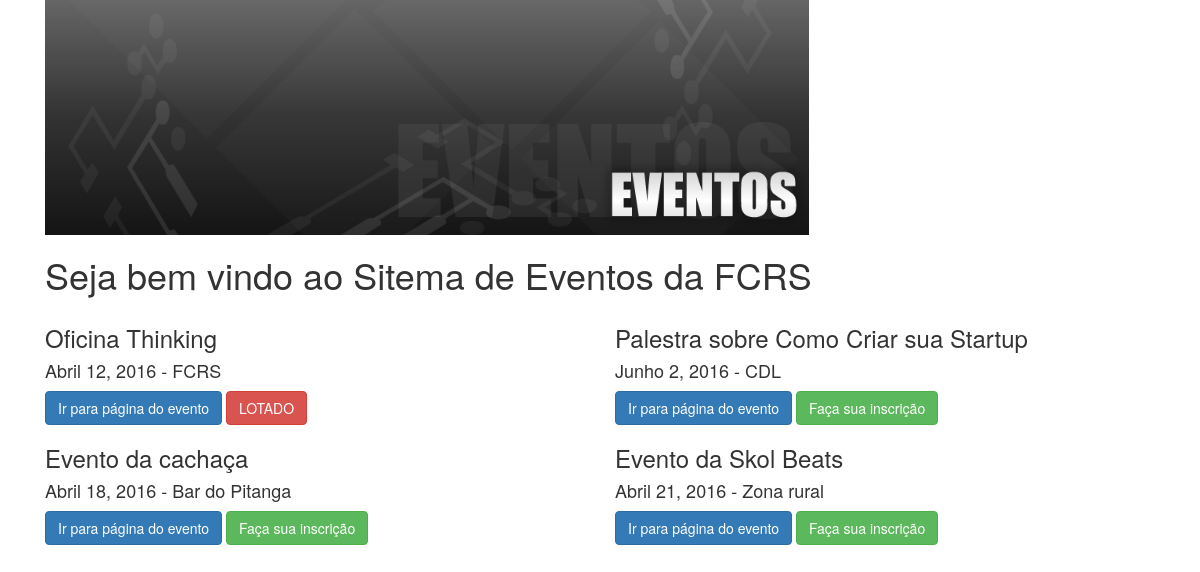
The page /evento/ on the database its author committed.
### evento/models.py (models this page shows, shortened)
@python_2_unicode_compatible
class Evento(models.Model):
    nome = models.CharField(max_length=200)
    data = models.DateField()
    local = models.CharField(max_length=200)
    descricao = models.TextField(blank=True)
    horario = models.TimeField()
    vagas = models.PositiveIntegerField()
    organizador = models.CharField(max_length=200)
    email_organizador = models.EmailField()

### evento/views.py (the view)
def index(request):
    eventos = Evento.objects.all()
    return render(request, 'evento/home.html', {'lista_eventos': eventos})

### evento/templates/evento/home.html (shortened to what this page needs)
{% load staticfiles %}
<!DOCTYPE html>
<html>
  <head>
    <link href="{% static 'evento/css/bootstrap.min.css' %}" rel="stylesheet">
  </head>
  <body>
    <div class="container">
      <div class="col-md-12" id="top">
        <img src="{% static 'evento/img/imgevento.jpg' %}" height="235" alt="" />
        <h1>Seja bem vindo ao Sitema de Eventos da FCRS</h1>
      </div>
      {% for evento in lista_eventos %}
        <div class="col-md-6">
          <h3>{{evento.nome}}</h3>
          <h4>{{evento.data}} - {{evento.local}}</h4>
          <a href="{% url 'mostrar_evento' evento.id %}" class="btn btn-primary">Ir para página do evento</a>
          {% if evento.vagas > evento.inscricao_set.all.count %}
          <a href="#" class="btn btn-success">Faça sua inscrição</a>
          {% else %}
          <a href="#" class="btn btn-danger">LOTADO</a>
          {% endif %}
        </div>
      {% endfor %}
    </div>
  </body>
</html>

### rows shown on the page
Evento: nome "Oficina Thinking", data "Abril 12, 2016", local "FCRS", vagas "LOTADO"
Evento: nome "Palestra sobre Como Criar sua Startup", data "Junho 2, 2016", local "CDL", vagas "Faça sua inscrição"
Evento: nome "Evento da cachaça", data "Abril 18, 2016", local "Bar do Pitanga", vagas "Faça sua inscrição"
Evento: nome "Evento da Skol Beats", data "Abril 21, 2016", local "Zona rural", vagas "Faça sua inscrição"
